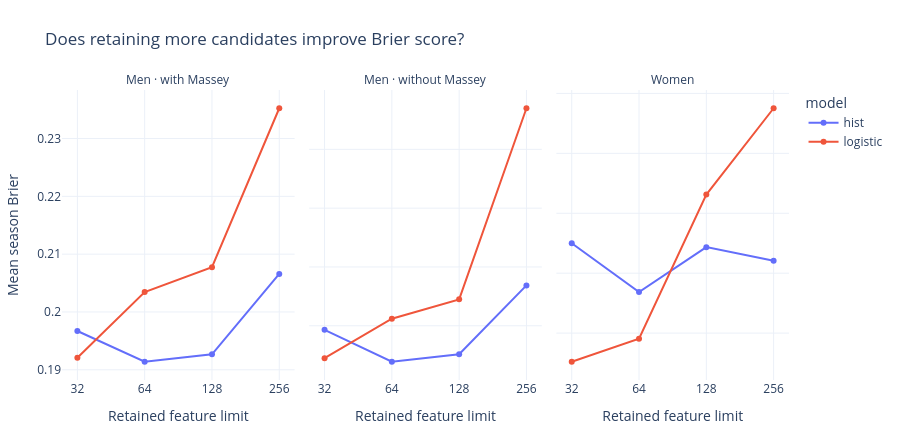

This figure's notebook cell:
### Markdown cell above
## Are 128 retained features enough?

The 3,106-column bank is a search space. The original 128-input limit was a fixed regularization choice, not an established optimum. This follow-up varies only the retention limit: **32, 64, 128 and 256**, holding the candidate matrix, redundancy threshold, and logistic/histogram recipes fixed. Men are compared with and without Massey; women use the available non-Massey sources.

Every fit screens its own earlier training games. A separate **nested** stream selects the limit by mean-season Brier on strictly earlier OOF seasons; ties favor fewer inputs. We retain all fixed-limit results, including unsuccessful ones. Existing 128-input outer fits are restored from verified checkpoints; cloning their estimator templates discards fitted state before any new training.

This is an exploratory capacity sensitivity study on previously explored development years. It does not make the 2022–2025 benchmark fresh, and it does not automatically replace notebook 03's model selection or notebook 04's frozen recipe.

### Code cell
from march_mania.publication import capacity, followups
if MODE == "train":
    followups.study_stage(ROOT, "feature_capacity")
CAPACITY_DIR, CAPACITY_RECORD = capacity.review(ROOT)
capacity_summary = CAPACITY_RECORD["summary"]
display(Markdown(
    f"**Completed capacity study:** `{capacity_summary['fingerprint']}`  \n"
    f"**New fits:** {capacity_summary['new_fits']} · "
    f"**Verified existing fits reused:** {capacity_summary['inherited_reference_fits']}"
))
capacity_scores = pd.read_csv(CAPACITY_DIR / "leaderboard.csv")
capacity_choices = pd.read_csv(CAPACITY_DIR / "selection.csv")
assert (capacity_choices.history_last_season < capacity_choices.Season).all()
assert (capacity_choices.history_seasons >= 2).all()
labels = {"M_rankings": "Men · with Massey", "M_common": "Men · without Massey", "W_common": "Women"}
capacity_fixed = capacity_scores.query("block != 'nested'").copy()
capacity_fixed["retained_limit"] = capacity_fixed.block.str.removeprefix("cap_").astype(int)
capacity_fixed["population"] = capacity_fixed.route.map(labels)
capacity_fixed = capacity_fixed.sort_values(["population", "model", "retained_limit"])
fig = px.line(capacity_fixed, x="retained_limit", y="macro_season_brier", color="model",
              facet_col="population", markers=True, log_x=True,
              labels={"retained_limit": "Retained feature limit", "macro_season_brier": "Mean season Brier"},
              title="Does retaining more candidates improve Brier score?", height=440)
fig.update_layout(template="plotly_white", margin=dict(l=45, r=25, t=90, b=60))
fig.update_xaxes(tickvals=[32, 64, 128, 256])
fig.update_yaxes(matches=None)
fig.for_each_annotation(lambda a: a.update(text=a.text.split("=")[-1]))
static, axes = plt.subplots(1, 3, figsize=(14, 4.6), constrained_layout=True)
for ax, (route, label) in zip(axes, labels.items()):
    for model, color in [("hist", "#526b9a"), ("logistic", "#147d82")]:
        panel = capacity_fixed.query("route == @route and model == @model")
        ax.plot(panel.retained_limit, panel.macro_season_brier, marker="o", color=color, label=model)
    ax.set_xscale("log", base=2)
    ax.set_xticks([32, 64, 128, 256], labels=[32, 64, 128, 256])
    ax.set(title=label, xlabel="Retained feature limit", ylabel="Mean season Brier · lower is better")
    ax.grid(alpha=0.2)
    ax.legend(frameon=False)
static.suptitle("Fixed recipes and identical season splits", fontsize=14)
buffer = io.BytesIO()
static.savefig(buffer, format="png", dpi=140)
plt.close(static)
bundle = {"application/vnd.plotly.v1+json": json.loads(fig.to_json()),
          "image/png": base64.b64encode(buffer.getvalue()).decode(),
          "text/plain": "Feature capacity sensitivity across the same five development seasons"}
display(bundle, raw=True)
table(capacity_scores.pivot(index=["route", "model"], columns="block", values="macro_season_brier").reset_index())
capacity_intervals = pd.read_csv(CAPACITY_DIR / "intervals.csv")
table(capacity_intervals.query("candidate == 'nested'")[["route", "model", "brier_delta", "ci_low", "ci_high"]])

### Figure 1 — Plotly figure (JSON) as saved in the notebook; plotly's stock layout.template omitted (floating-point values rounded to 4 significant figures)
{"data": [{"hovertemplate": "model=hist<br>population=Men · with Massey<br>Retained feature limit=%{x}<br>Mean season Brier=%{y}<extra></extra>", "legendgroup": "hist", "line": {"color": "#636efa", "dash": "solid"}, "marker": {"symbol": "circle"}, "mode": "lines+markers", "name": "hist", "orientation": "v", "showlegend": true, "type": "scatter", "x": [32, 64, 128, 256], "xaxis": "x", "y": [0.1967, 0.1914, 0.1927, 0.2066], "yaxis": "y"}, {"hovertemplate": "model=hist<br>population=Men · without Massey<br>Retained feature limit=%{x}<br>Mean season Brier=%{y}<extra></extra>", "legendgroup": "hist", "line": {"color": "#636efa", "dash": "solid"}, "marker": {"symbol": "circle"}, "mode": "lines+markers", "name": "hist", "orientation": "v", "showlegend": false, "type": "scatter", "x": [32, 64, 128, 256], "xaxis": "x2", "y": [0.1993, 0.1939, 0.1952, 0.2069], "yaxis": "y2"}, {"hovertemplate": "model=hist<br>population=Women<br>Retained feature limit=%{x}<br>Mean season Brier=%{y}<extra></extra>", "legendgroup": "hist", "line": {"color": "#636efa", "dash": "solid"}, "marker": {"symbol": "circle"}, "mode": "lines+markers", "name": "hist", "orientation": "v", "showlegend": false, "type": "scatter", "x": [32, 64, 128, 256], "xaxis": "x3", "y": [0.1675, 0.1634, 0.1672, 0.166], "yaxis": "y3"}, {"hovertemplate": "model=logistic<br>population=Men · with Massey<br>Retained feature limit=%{x}<br>Mean season Brier=%{y}<extra></extra>", "legendgroup": "logistic", "line": {"color": "#EF553B", "dash": "solid"}, "marker": {"symbol": "circle"}, "mode": "lines+markers", "name": "logistic", "orientation": "v", "showlegend": true, "type": "scatter", "x": [32, 64, 128, 256], "xaxis": "x", "y": [0.1921, 0.2034, 0.2077, 0.2352], "yaxis": "y"}, {"hovertemplate": "model=logistic<br>population=Men · without Massey<br>Retained feature limit=%{x}<br>Mean season Brier=%{y}<extra></extra>", "legendgroup": "logistic", "line": {"color": "#EF553B", "dash": "solid"}, "marker": {"symbol": "circle"}, "mode": "lines+markers", "name": "logistic", "orientation": "v", "showlegend": false, "type": "scatter", "x": [32, 64, 128, 256], "xaxis": "x2", "y": [0.1945, 0.2012, 0.2045, 0.237], "yaxis": "y2"}, {"hovertemplate": "model=logistic<br>population=Women<br>Retained feature limit=%{x}<br>Mean season Brier=%{y}<extra></extra>", "legendgroup": "logistic", "line": {"color": "#EF553B", "dash": "solid"}, "marker": {"symbol": "circle"}, "mode": "lines+markers", "name": "logistic", "orientation": "v", "showlegend": false, "type": "scatter", "x": [32, 64, 128, 256], "xaxis": "x3", "y": [0.1576, 0.1595, 0.1716, 0.1788], "yaxis": "y3"}], "layout": {"annotations": [{"font": {}, "showarrow": false, "text": "Men · with Massey", "x": 0.16, "xanchor": "center", "xref": "paper", "y": 1.0, "yanchor": "bottom", "yref": "paper"}, {"font": {}, "showarrow": false, "text": "Men · without Massey", "x": 0.5, "xanchor": "center", "xref": "paper", "y": 1.0, "yanchor": "bottom", "yref": "paper"}, {"font": {}, "showarrow": false, "text": "Women", "x": 0.84, "xanchor": "center", "xref": "paper", "y": 1.0, "yanchor": "bottom", "yref": "paper"}], "height": 440, "legend": {"title": {"text": "model"}, "tracegroupgap": 0}, "margin": {"b": 60, "l": 45, "r": 25, "t": 90}, "title": {"text": "Does retaining more candidates improve Brier score?"}, "xaxis": {"anchor": "y", "domain": [0.0, 0.32], "tickvals": [32, 64, 128, 256], "title": {"text": "Retained feature limit"}, "type": "log"}, "xaxis2": {"anchor": "y2", "domain": [0.34, 0.66], "matches": "x", "tickvals": [32, 64, 128, 256], "title": {"text": "Retained feature limit"}, "type": "log"}, "xaxis3": {"anchor": "y3", "domain": [0.68, 1.0], "matches": "x", "tickvals": [32, 64, 128, 256], "title": {"text": "Retained feature limit"}, "type": "log"}, "yaxis": {"anchor": "x", "domain": [0.0, 1.0], "title": {"text": "Mean season Brier"}}, "yaxis2": {"anchor": "x2", "domain": [0.0, 1.0], "showticklabels": false}, "yaxis3": {"anchor": "x3", "domain": [0.0, 1.0], "showticklabels": false}}}
